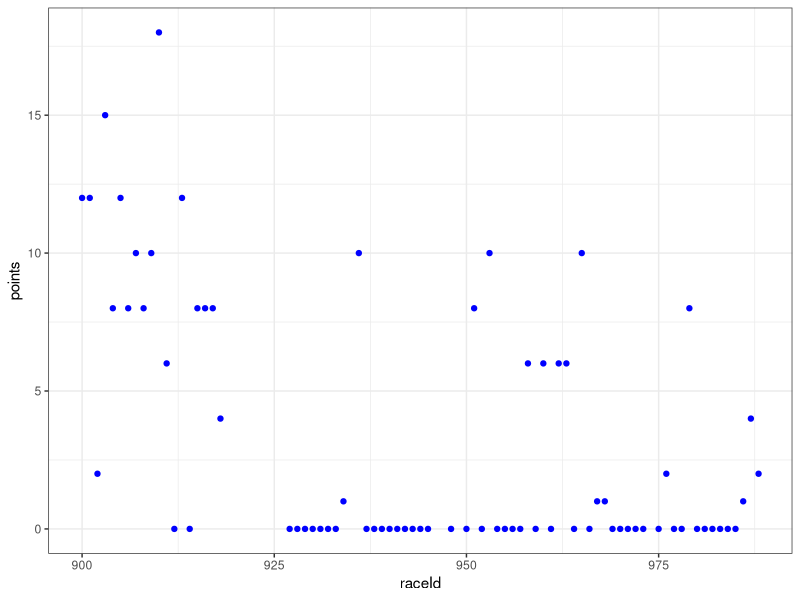

Source code (R):
library(ggplot2)
library(dplyr)

circuits <- read.csv("2014/circuits_2014.csv")
constructorResults <- read.csv("2014/constructorResults_2014.csv")
constructors <- read.csv("2014/constructors_2014.csv")
constructorStandings <- read.csv("2014/constructorStandings_2014.csv")
drivers <- read.csv("2014/drivers_2014.csv")
driverStandings <- read.csv("2014/driverStandings_2014.csv")
lapTimes <- read.csv("2014/lapTimes_2014.csv")
pitStops <- read.csv("2014/pitStops_2014.csv")
qualifying <- read.csv("2014/qualifying_2014.csv")
races <- read.csv("2014/races_2014.csv")
results <- read.csv("2014/results_2014.csv")
seasons <- read.csv("2014/seasons_2014.csv")
status <- read.csv("2014/status_2014.csv")

drv <- "Fernando Alonso"
drv_split <- unlist(strsplit(drv, " "))
drv_id <- drivers %>% subset(surname == drv_split[2])
drv_id <- drv_id$driverId

drv_results <- results %>% subset(driverId  == drv_id) %>% select(raceId, points)
ggplot(drv_results, aes(x = raceId, y=points)) + geom_point(color="blue") + theme_bw()
